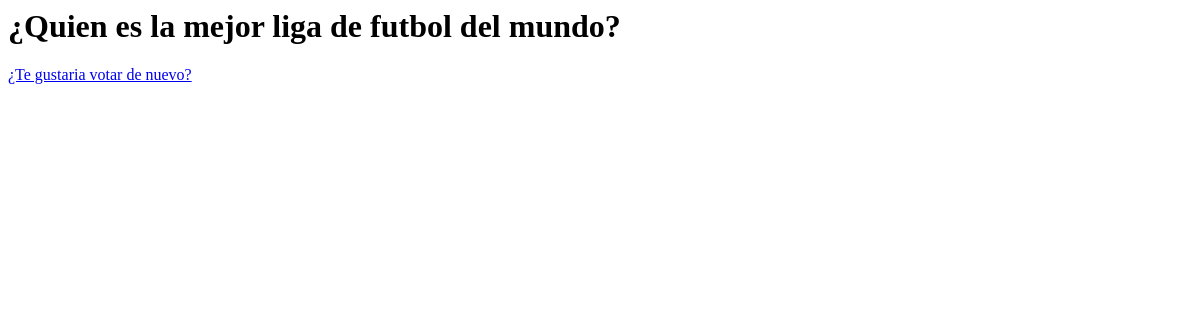
The app's page /polls/3/results/, older data.
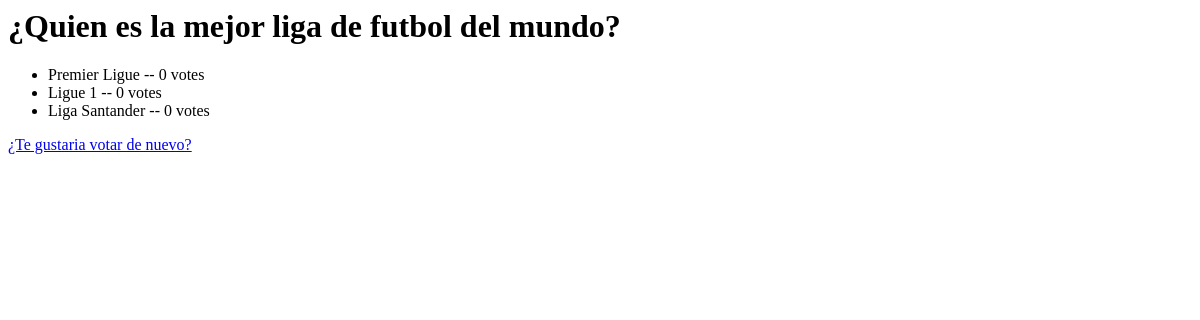
The same page, newer data.
### polls/models.py (models this page shows, shortened)
class Question(models.Model):
    question_text = models.CharField(max_length=200)
    pub_date = models.DateTimeField("date published")

class Choice(models.Model):
    question = models.ForeignKey(Question, on_delete=models.CASCADE)
    choice_text = models.CharField(max_length=200)
    votes = models.IntegerField(default=0)

### polls/views.py (the view)
# urls.py: path("<int:pk>/results/", views.ResultView.as_view(), name="results"),
class ResultView(generic.DetailView):
    model = Question
    template_name = "polls/results.html"

### polls/templates/polls/results.html
<h1>{{ question.question_text }}</h1>
<ul>
{% for choice in question.choice_set.all  %}
    <li>{{ choice.choice_text }} -- {{ choice.votes }} vote{{ choice.votes|pluralize}}</li>
{% endfor %}
</ul>
<a href="{% url 'polls:detail' question.id %}">¿Te gustaria votar de nuevo?</a>

Row changes from the older to the newer data that the page shows:
added Choice: choice_text "Premier Ligue", votes "0"
added Choice: choice_text "Ligue 1", votes "0"
added Choice: choice_text "Liga Santander", votes "0"
